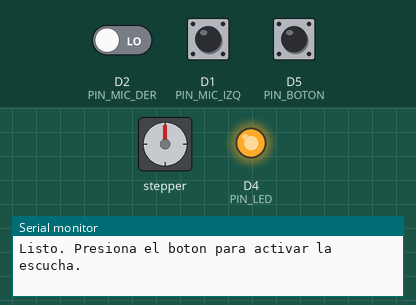
Simulated run of this sketch. Board: ESP8266 (NodeMCU). Parts: stepper motor, output pins drawn as LEDs (lit = HIGH), the last lines printed to the serial monitor. Inputs (shaded band) come from the test bench; at power-on: D5 (PIN_BOTON) HIGH, D2 (PIN_MIC_DER) LOW, D1 (PIN_MIC_IZQ) LOW. Stepper angles assume 2048 steps per turn.

Above: at 1.2 s.
1.3 s: D5 (PIN_BOTON) pulled LOW for 0.15 s
At 2.4 s:
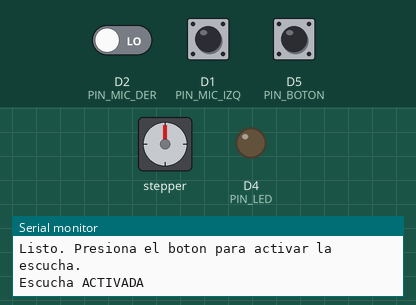
2.9 s: D2 (PIN_MIC_DER) driven HIGH
At 4.6 s:
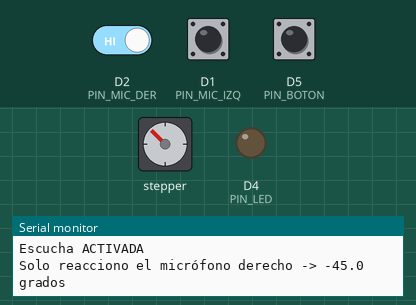
5.1 s: D1 (PIN_MIC_IZQ) driven HIGH
At 5.57 s:
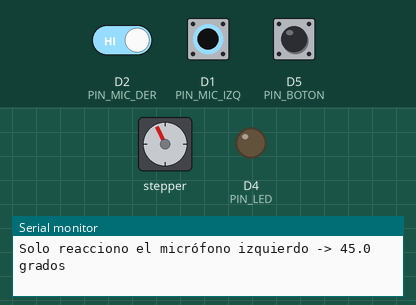
7.3 s: D5 (PIN_BOTON) pulled LOW for 1 s
At 8.2 s:
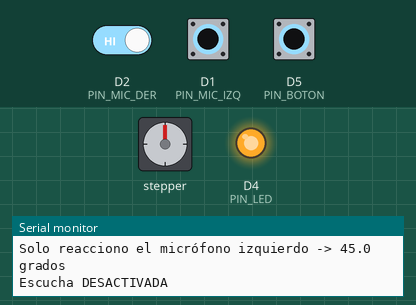
9.8 s: D5 (PIN_BOTON) pulled LOW for 3.2 s
At 11.3 s:
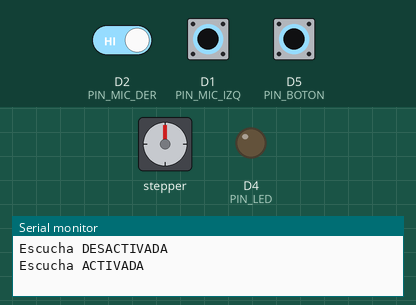
14.5 s: D1 (PIN_MIC_IZQ) pulsed LOW 2 times (0.12 s each, 0.3 s apart)
At 16.6 s:
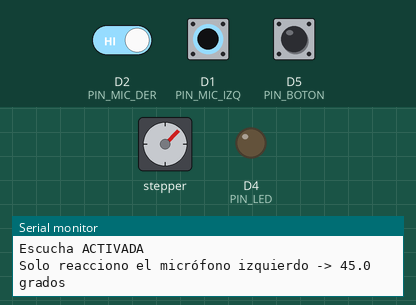
Timing chart, 0 to 17.8 s (numbered marks = the images above; inputs shaded):
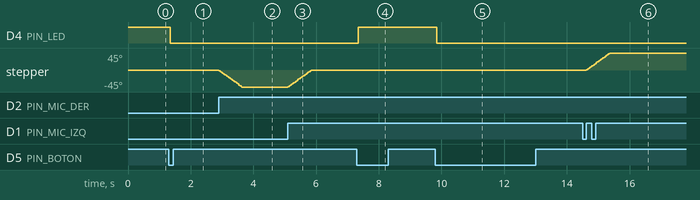

The sketch:

seguidor_base.ino
```cpp
// =====================================================================
//  VERSION BASE (original del grupo) - NO MODIFICAR
//  Seguidor de sonido con NodeMCU ESP8266 + motor 28BYJ-48 (ULN2003)
//  La version con app, modo manual y limite de giro esta en
//  firmware/modificado/seguidor_app/seguidor_app.ino
// =====================================================================
#include <Stepper.h>

// ---------- Pines ----------
const uint8_t PIN_MIC_IZQ = D1;
const uint8_t PIN_MIC_DER = D2;
const uint8_t PIN_BOTON   = D5;
const uint8_t PIN_LED     = D4;               // GPIO2, activo en LOW

// ---------- Ajustes de geometria ----------
const float SEPARACION_M     = 0.20;          // distancia entre micrófonos (metros)
const float VEL_SONIDO       = 343.0;         // m/s
const long  ZONA_MUERTA_US   = 60;            // diferencia menor a esto = sonido al frente
const unsigned long VENTANA_US = 2000;        // tiempo maximo de espera al 2do micrófono
const float ANGULO_UNICO     = 45.0;          // grados si solo reacciona un micrófono
const int   SENTIDO          = 1;             // cambiar a -1 si gira al lado contrario

// ---------- Motor ----------
const int PASOS_POR_VUELTA = 2048;
Stepper motor(PASOS_POR_VUELTA, D0, D7, D6, D8);   // orden IN1, IN3, IN2, IN4

const unsigned long ESPERA_POST_MS = 800;
const unsigned long DEBOUNCE_MS    = 40;

// ---------- Estado ----------
volatile uint32_t tIzq = 0, tDer = 0;         // instante (us) en que reaccionó cada micrófono
bool escuchando = false;
bool lastReading = HIGH, stableState = HIGH;
unsigned long lastChange = 0;

void IRAM_ATTR isrIzq() { if (!tIzq) tIzq = micros(); }
void IRAM_ATTR isrDer() { if (!tDer) tDer = micros(); }

void setLed(bool on) { digitalWrite(PIN_LED, on ? LOW : HIGH); }

void apagarBobinas() {
  digitalWrite(D0, LOW);
  digitalWrite(D6, LOW);
  digitalWrite(D7, LOW);
  digitalWrite(D8, LOW);
}

void limpiarTiempos() {
  noInterrupts();
  tIzq = 0;
  tDer = 0;
  interrupts();
}

void revisarBoton() {
  bool reading = digitalRead(PIN_BOTON);
  if (reading != lastReading) {
    lastChange = millis();
    lastReading = reading;
  }
  if (millis() - lastChange > DEBOUNCE_MS && reading != stableState) {
    stableState = reading;
    if (stableState == LOW) {
      escuchando = !escuchando;
      setLed(escuchando);
      limpiarTiempos();
      Serial.println(escuchando ? "Escucha ACTIVADA" : "Escucha DESACTIVADA");
    }
  }
}

void setup() {
  Serial.begin(115200);
  pinMode(PIN_BOTON, INPUT_PULLUP);
  pinMode(PIN_LED, OUTPUT);
  setLed(false);
  pinMode(PIN_MIC_IZQ, INPUT);
  pinMode(PIN_MIC_DER, INPUT);
  attachInterrupt(digitalPinToInterrupt(PIN_MIC_IZQ), isrIzq, RISING);
  attachInterrupt(digitalPinToInterrupt(PIN_MIC_DER), isrDer, RISING);
  motor.setSpeed(10);
  Serial.println("\nListo. Presiona el boton para activar la escucha.");
}

void loop() {
  revisarBoton();

  if (!escuchando) {
    limpiarTiempos();
    return;
  }

  noInterrupts();
  uint32_t a = tIzq, b = tDer;
  interrupts();

  if (!a && !b) return;                        // todavia no hay sonido

  bool ambos = a && b;
  uint32_t primero = ambos ? min(a, b) : (a ? a : b);
  if (!ambos && (micros() - primero) < VENTANA_US) return;   // espero al otro micrófono

  float angulo;                                // positivo = izquierda
  if (ambos) {
    long dt = (long)(int32_t)(b - a);          // >0 : llegó primero al izquierdo
    if (abs(dt) < ZONA_MUERTA_US) {
      Serial.println("Sonido al frente, no giro");
      delay(ESPERA_POST_MS);
      limpiarTiempos();
      return;
    }
    float s = (VEL_SONIDO * dt * 1e-6f) / SEPARACION_M;
    s = constrain(s, -1.0f, 1.0f);
    angulo = asin(s) * 180.0f / PI;
    Serial.printf("dt = %ld us -> angulo = %.1f grados\n", dt, angulo);
  } else {
    angulo = a ? ANGULO_UNICO : -ANGULO_UNICO;
    Serial.printf("Solo reacciono el micrófono %s -> %.1f grados\n",
                  a ? "izquierdo" : "derecho", angulo);
  }

  int pasos = (int)(angulo / 360.0f * PASOS_POR_VUELTA) * SENTIDO;
  if (pasos != 0) {
    motor.step(pasos);
    apagarBobinas();
  }

  delay(ESPERA_POST_MS);                       // el motor tambien hace ruido
  limpiarTiempos();
}
```

Measured:
- after the input at 1.3 s, D4 (PIN_LED): HIGH → LOW at once
- after the input at 2.9 s, stepper: turns 45° counter-clockwise in 0.72 s, starting at once
- after the input at 5.1 s, stepper: turns 45° clockwise in 0.74 s, starting at once
- after the input at 7.3 s, D4 (PIN_LED): LOW → HIGH at once
- after the input at 9.8 s, D4 (PIN_LED): HIGH → LOW at once
- after the input at 14.5 s, stepper: turns 45° clockwise in 0.74 s, starting after 0.12 s
